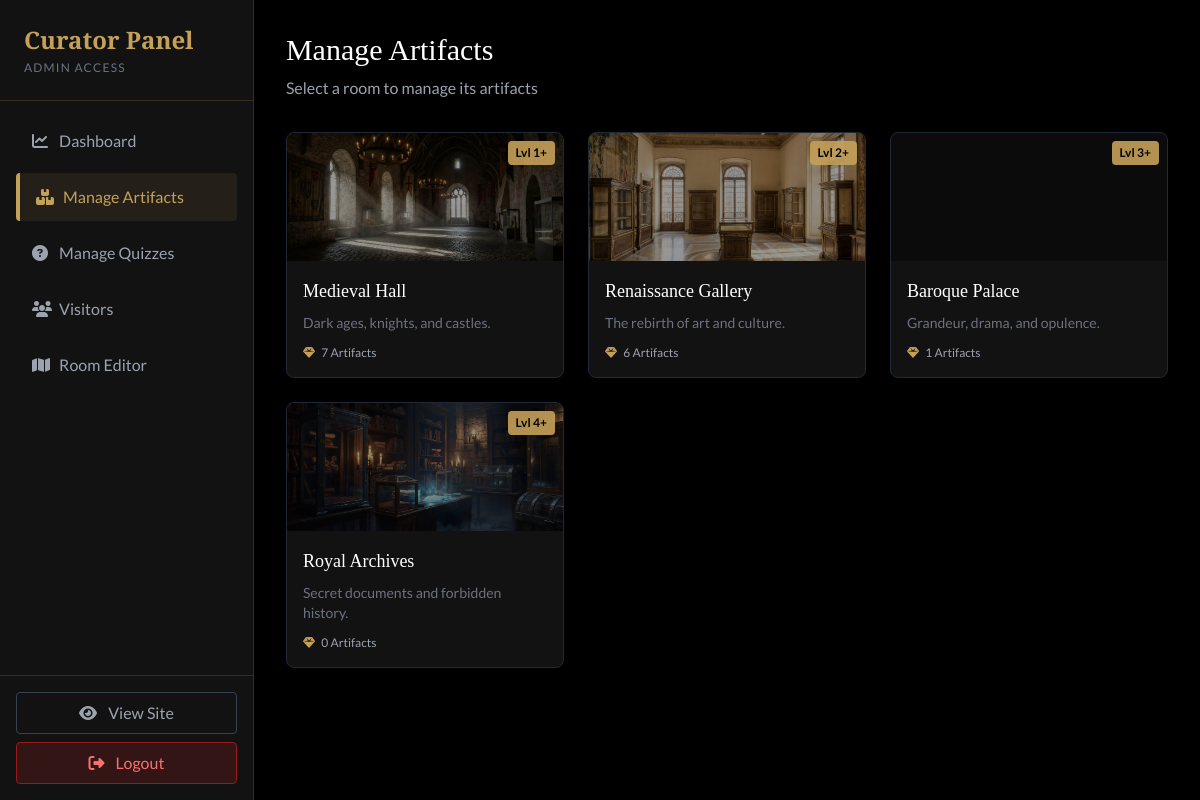
/admin/artifacts.php (signed in), run on the app's committed database.
### tables this page shows
CREATE TABLE `rooms` (
  `id` int(11) NOT NULL,
  `name` varchar(100) NOT NULL,
  `description` text DEFAULT NULL,
  `min_level` int(11) DEFAULT 1,
  `image_url` varchar(255) DEFAULT NULL,
  `hidden_artifact_name` varchar(100) DEFAULT NULL,
  `hidden_artifact_desc` text DEFAULT NULL,
  `hidden_artifact_image` varchar(255) DEFAULT NULL,
  `hidden_artifact_xp` int(11) DEFAULT 100,
  `professor_dialogs` text DEFAULT NULL
);

### app/bootstrap.php (called while the page is built, shortened)
<?php
function roomCard($room, $linkTo, $countLabel, $count) {
    View::component('room_card', [
        'room' => $room,
        'linkTo' => $linkTo,
        'countLabel' => $countLabel,
        'count' => $count
    ]);
}
?>

### views/components/room_card.php (the view, shortened to what this page needs)
<?php
$roomId = $room['id'];
$roomName = htmlspecialchars($room['name']);
$roomDesc = htmlspecialchars($room['description'] ?? '');
$roomImage = $room['image_url'] ?: '/project-akhir/public/assets/img/room-placeholder.jpg';
$minLevel = $room['min_level'] ?? 1;
$href = ($linkTo ?? 'room_editor.php') . '?room_id=' . $roomId;
$label = $countLabel ?? 'Items';
$itemCount = $count ?? 0;
?>
<a href="<?php echo $href; ?>" class="bg-darker-bg border border-gray-800 rounded-lg overflow-hidden hover:border-gold/50 hover:bg-gray-800/50 transition group block">
    <div class="h-32 bg-cover bg-center relative" style="background-image: url('<?php echo htmlspecialchars($roomImage); ?>');">
        <div class="absolute inset-0 bg-black/40 group-hover:bg-black/20 transition"></div>
        <div class="absolute top-2 right-2 bg-gold/90 text-black text-xs px-2 py-1 rounded font-bold">
            Lvl <?php echo $minLevel; ?>+
        </div>
    </div>
    <div class="p-4">
        <div class="flex items-center justify-between mb-2">
            <h3 class="text-white font-serif text-lg group-hover:text-gold transition"><?php echo $roomName; ?></h3>
        </div>
        <p class="text-gray-500 text-sm line-clamp-2"><?php echo $roomDesc; ?></p>
        <div class="mt-3 flex items-center gap-4 text-xs text-gray-400">
            <span><i class="fas fa-gem text-gold mr-1"></i> <?php echo $itemCount; ?> <?php echo $label; ?></span>
        </div>
    </div>
</a>

### admin/artifacts.php (shortened to what this page needs)
<?php
require_once '../app/bootstrap.php';
$rooms = [];
$result = $conn->query("SELECT r.*, COUNT(a.id) as artifact_count
                        FROM rooms r
                        LEFT JOIN artifacts a ON r.id = a.room_id
                        GROUP BY r.id
                        ORDER BY r.id");
while ($row = $result->fetch_assoc()) {
    $rooms[] = $row;
}
$selected_room = null;
include '../public/header.php';
?>
<div class="flex h-screen bg-black">
    <main class="flex-grow p-8 overflow-y-auto">
        <?php if (!$selected_room): ?>
            <div class="mb-8">
                <h2 class="text-3xl text-white font-serif mb-2">Manage Artifacts</h2>
                <p class="text-gray-400">Select a room to manage its artifacts</p>
            </div>
            <div class="grid grid-cols-1 md:grid-cols-2 lg:grid-cols-3 gap-6">
                <?php foreach ($rooms as $room): ?>
                    <?php roomCard($room, 'artifacts.php', 'Artifacts', $room['artifact_count']); ?>
                <?php endforeach; ?>
            </div>
        <?php endif; ?>
    </main>
</div>

### public/assets/css/style.css (style rules this page uses)
:root { --color-gold: #c5a059; --color-gold-hover: #e6c885; --color-dark-bg: #1a1a1a; --color-darker-bg: #121212; --color-text: #e0e0e0; --color-parchment: #f0e6d2; }
body { font-family: "Lato", sans-serif; background-color: var(--color-darker-bg); color: var(--color-text); }
h1, h2, h3, h4, h5, h6, .font-serif { font-family: "Abhaya Libre", serif; }
.text-gold { color: var(--color-gold); }
.line-clamp-2 { display: -webkit-box; -webkit-line-clamp: 2; -webkit-box-orient: vertical; overflow: hidden; }

### public/header.php (style rules this page uses)
body { background-color: #121212; }

### data on the page
rooms: image_url (picture), min_level "1", name "Medieval Hall", description "Dark ages, knights, and castles.", itemCount "7"
rooms: image_url (picture), min_level "2", name "Renaissance Gallery", description "The rebirth of art and culture.", itemCount "6"
rooms: min_level "3", name "Baroque Palace", description "Grandeur, drama, and opulence.", itemCount "1"
rooms: image_url (picture), min_level "4", name "Royal Archives", description "Secret documents and forbidden history.", itemCount "0"

### other printed values
$page['label'] "Dashboard"
$page['label'] "Manage Artifacts"
$page['label'] "Manage Quizzes"
$page['label'] "Visitors"
$page['label'] "Room Editor"
